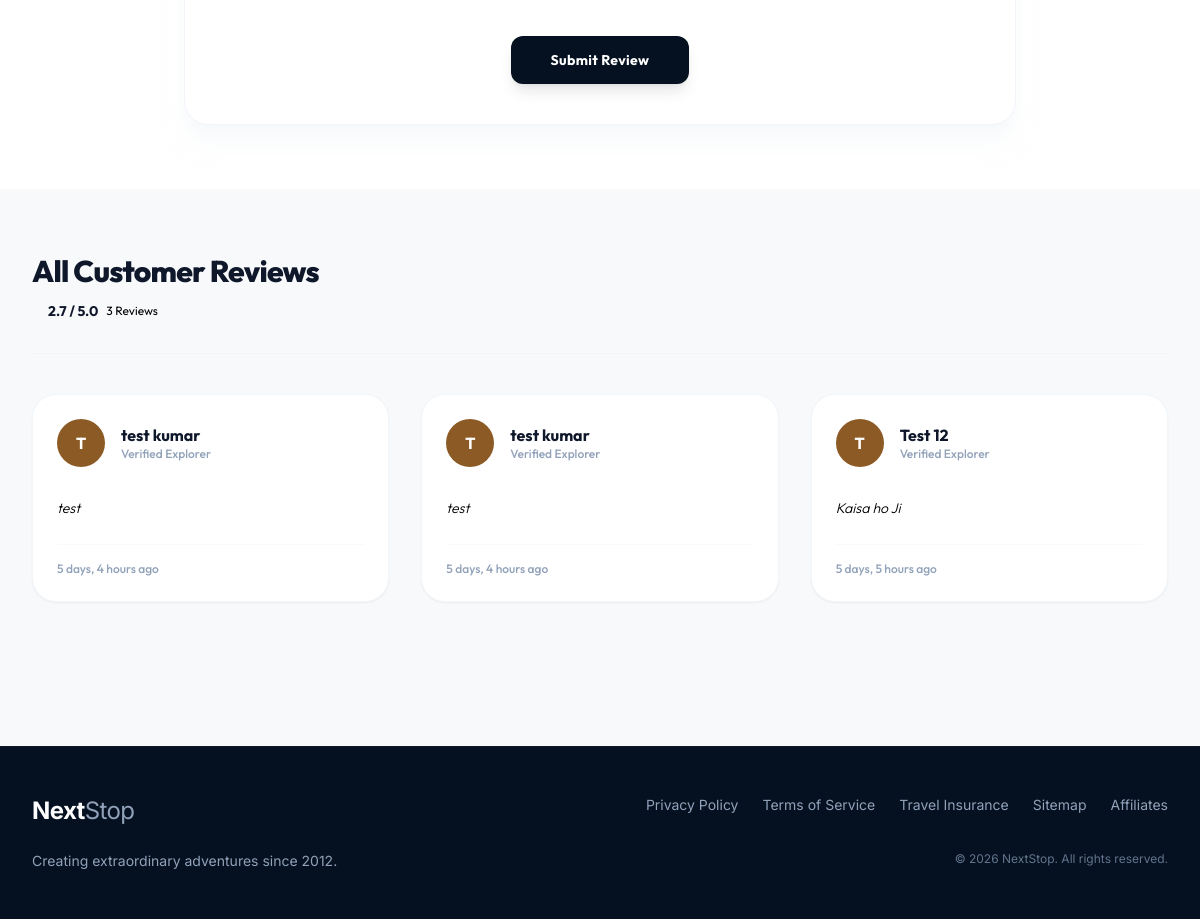
Before: /help_center/reviews/ (signed in, lower part) with the older database file.
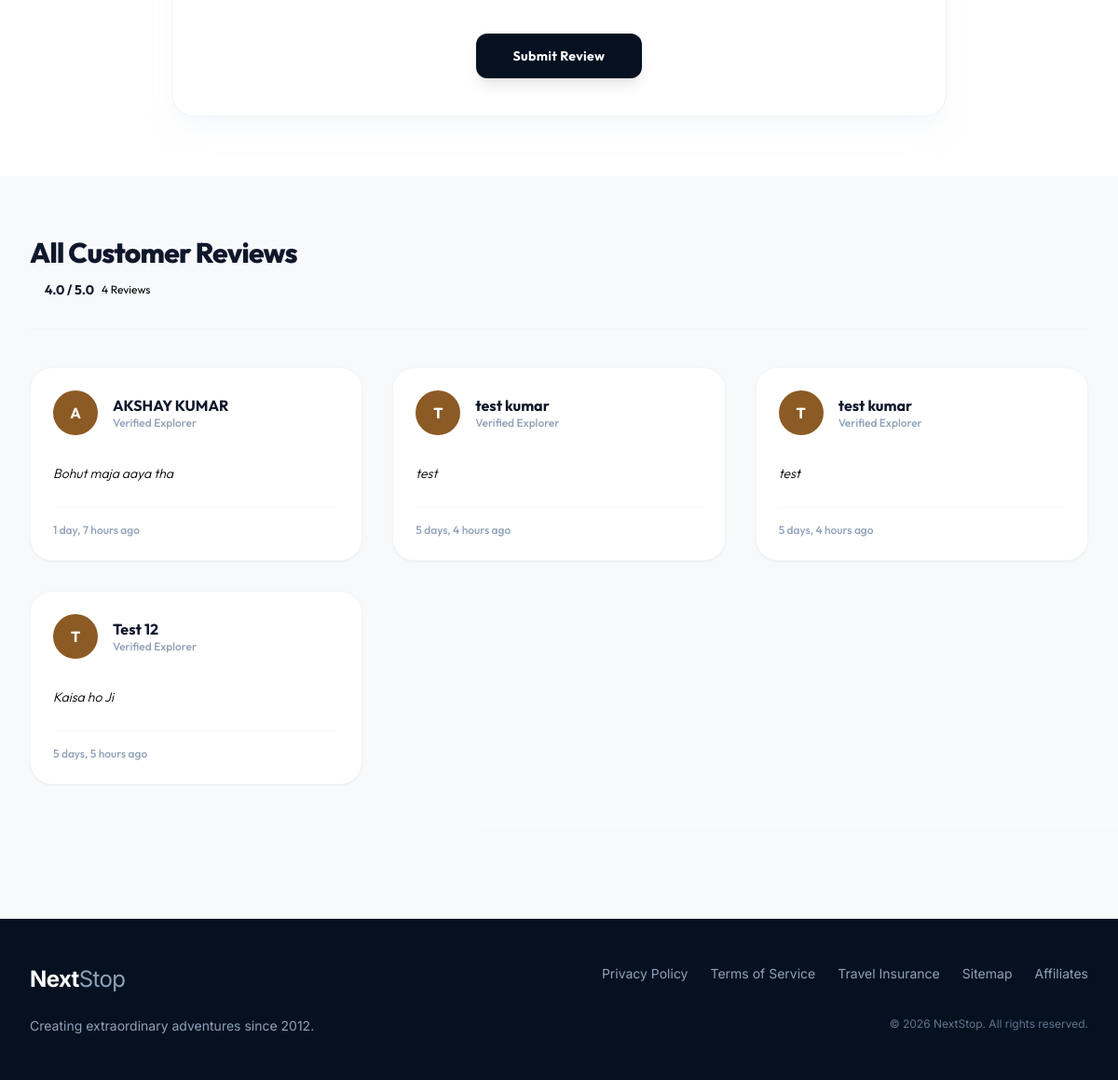
After: the same page with the newer database file.
### help_center/models.py (models this page shows, shortened)
class Feedback(models.Model):
  full_name = models.CharField(max_length=100)
  email = models.EmailField()
  message = models.TextField()
  reating = models.IntegerField(default=0)
  created_at = models.DateTimeField(auto_now_add=True)

### help_center/views.py (the view)
# urls.py: path("reviews/", views.review_page , name="review_page"),
def review_page(request):
  all_reviews = Feedback.objects.order_by('-created_at')
  average_rating = 0
  for review in all_reviews:
    average_rating = average_rating + review.reating
  average_rating_rounded = round(average_rating / len(all_reviews)) if all_reviews else 0
  if request.method == 'POST' and request.user.is_authenticated:
    form = FeedbackForm(request.POST)
    if form.is_valid():
      form.save()
      form = FeedbackForm()
      all_reviews = Feedback.objects.order_by('-created_at')
      average_rating = sum(review.reating for review in all_reviews)
      average_rating_rounded = round(average_rating / len(all_reviews)) if all_reviews else 0
  else:
    form = FeedbackForm()
  paginator = Paginator(all_reviews, 6)
  reviews_page = paginator.get_page(request.GET.get('page', 1))
  if request.headers.get('X-Requested-With') == 'XMLHttpRequest':
    return JsonResponse({
      'html': render_to_string('help_center/_review_cards.html', {'reviews_page': reviews_page}, request=request),
      'has_next': reviews_page.has_next(),
      'next_page': reviews_page.next_page_number() if reviews_page.has_next() else None,
    })
  return render(request, 'help_center/review_page.html', {
    'form': form,
    'all_reviews': all_reviews,
    'reviews_page': reviews_page,
    'average_rating': f"{average_rating / len(all_reviews):.1f}" if len(all_reviews) > 0 else 0,
    'average_rating_rounded': average_rating_rounded,
  })

### help_center/templates/help_center/review_page.html (shortened to what this page needs)
{% extends 'layout/index.html' %}
{% load static %}
{% block main_content %}
<section class="py-16 bg-white relative">
  <div class="max-w-4xl mx-auto px-4 sm:px-6 lg:px-8">
    <div class="bg-white rounded-3xl border border-slate-100 shadow-xl shadow-slate-100/50 p-6 sm:p-10">
      <form id="review-form" class="space-y-6" method="POST" action="{% url 'review_page' %}">
        <div class="pt-2">
          <button type="submit"
            class="w-full sm:w-auto px-10 py-3.5 bg-[#051120] hover:bg-slate-900 text-white font-bold rounded-xl shadow-lg shadow-slate-900/10 hover:shadow-xl hover:shadow-slate-900/25 transition-all duration-200 text-sm tracking-wide block mx-auto">
            Submit Review
          </button>
        </div>
      </form>
    </div>
  </div>
</section>
<section class="py-16 bg-slate-50/50">
  <div class="max-w-7xl mx-auto px-4 sm:px-6 lg:px-8">
    <div class="flex flex-col md:flex-row md:items-center md:justify-between gap-6 border-b border-slate-100 pb-8">
      <div>
        <h2 class="text-3xl font-extrabold text-slate-900 tracking-tight mb-3">All Customer Reviews</h2>
          <div class="flex items-center gap-2">
          <span class="text-sm font-bold text-slate-900">{{ average_rating }} / 5.0</span>
          <span class="text-xs text-slate-450">
            {% if all_reviews %}
              {{ all_reviews|length }}
            {% else %}
              0
            {% endif %} Reviews
          </span>
        </div>
      </div>
    </div>
    <div id="reviews-grid" class="grid grid-cols-1 md:grid-cols-2 lg:grid-cols-3 gap-8 mt-10">
      {% include 'help_center/_review_cards.html' %}
    </div>
    <div id="reviews-loader" data-url="{% url 'review_page' %}" data-next-page="{% if reviews_page.has_next %}{{ reviews_page.next_page_number }}{% endif %}" class="h-12 mt-8 flex justify-center items-center" aria-live="polite">
    </div>
  </div>
</section>
{% endblock %}

### help_center/templates/help_center/_review_cards.html (shortened to what this page needs)
{% for review in reviews_page %}
  <article class="bg-white rounded-3xl border border-slate-100/80 shadow-xs hover:shadow-md transition-all duration-300 p-6 flex flex-col justify-between">
    <div>
      <div class="flex items-center mb-4">
        <div class="w-12 h-12 rounded-full bg-[#8c5a24] text-white font-bold flex items-center justify-center mr-4 shrink-0" aria-hidden="true">{{ review.full_name|slice:":1"|upper }}</div>
        <div class="min-w-0">
          <h3 class="font-bold text-slate-900 text-base leading-snug">{{ review.full_name }}</h3>
          <p class="text-xs text-slate-400 font-medium">Verified Explorer</p>
        </div>
      </div>
      <p class="text-sm text-slate-650 leading-relaxed font-light italic mb-6">{{ review.message }}</p>
    </div>
    <div class="text-xs text-slate-400 font-medium pt-4 border-t border-slate-50"><span>{{ review.created_at|timesince }} ago</span></div>
  </article>
{% endfor %}

Changed rows visible on the page:
added Feedback: full_name "A", full_name "AKSHAY KUMAR", message "Bohut maja aaya tha", created_at "1 day, 7 hours"
Other visible differences:
{{ average_rating }}: "2.7" → "4.0"
{{ all_reviews|length }}: "3" → "4"
